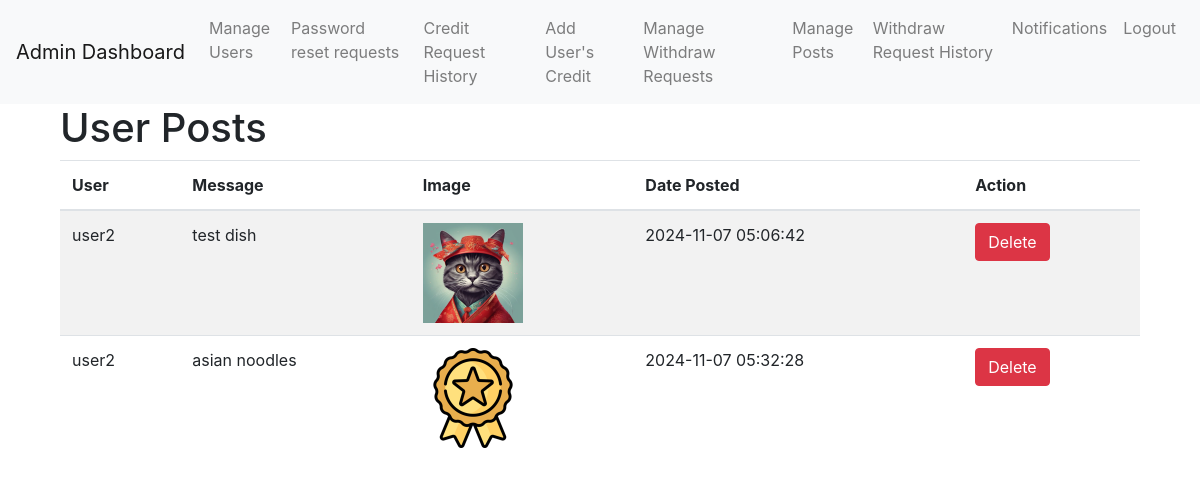
Page /admin/manage_posts (signed in) on the committed database.
### app/models.py (models this page shows, shortened)
class Post(db.Model):
    __tablename__ = 'post'
    id = db.Column(db.Integer, primary_key=True)
    image_file = db.Column(db.String(100), nullable=False)
    message = db.Column(db.Text, nullable=False)
    date_posted = db.Column(db.DateTime, nullable=False, default=db.func.current_timestamp())
    user_id = db.Column(db.Integer, db.ForeignKey('user.id', ondelete='CASCADE'), nullable=False)
    challenge_id = db.Column(db.Integer, db.ForeignKey('challenge.id'), nullable=True)
    user = db.relationship('User', backref='user_posts')

class User(db.Model, UserMixin):
    id = db.Column(db.Integer, primary_key=True)
    username = db.Column(db.String(20), unique=True, nullable=False)
    email = db.Column(db.String(120), unique=True, nullable=False)
    password = db.Column(db.String(60), nullable=False)
    role = db.Column(db.String(10), nullable=False, default='user')
    date_created = db.Column(db.DateTime, default=datetime.now(timezone.utc))
    completed_recipes = db.Column(db.Integer, default=0)
    recipes_created = db.Column(db.Integer, default=0)
    recipes_shared = db.Column(db.Integer, default=0)
    friends_connected = db.Column(db.Integer, default=0)
    shopping_lists_created = db.Column(db.Integer, default=0)
    conversion_tool_uses = db.Column(db.Integer, default=0)
    last_login = db.Column(db.DateTime, default=lambda: datetime.now(timezone.utc))
    credits = db.Column(db.Integer, default=0)
    tools = db.relationship('Tool', backref='owner', lazy=True, cascade="all, delete-orphan")
    posts = db.relationship('Post', backref='author', lazy=True, cascade="all, delete-orphan")
    created_challenges = db.relationship('Challenge', backref='creator', lazy=True, overlaps="challenge_creator,created_challenges")
    participated_challenges = db.relationship('ChallengeParticipant', backref='user_participation', lazy=True, overlaps="participant,challenges_participated")
    achievements = db.relationship('Achievement', backref='user', lazy=True, cascade="all, delete-orphan")

### app/admin_routes.py (the view, shortened to what this page needs)
@admin.route('/manage_posts', methods=['GET', 'POST'])
@login_required
def manage_posts():
    posts = Post.query.all()
    return render_template('admin_manage_posts.html', posts=posts)

### app/__init__.py (called while the page is built)
@login_manager.user_loader
def load_user(user_id):
    from app.models import User
    return User.query.get(int(user_id))

### app/templates/admin_manage_posts.html (shortened to what this page needs)
{% extends "admin_base.html" %}
{% block content %}
<div class="container">
    <h1>User Posts</h1>
    {% if posts %}
        <table class="table table-striped">
            <thead>
                <tr>
                    <th>User</th>
                    <th>Message</th>
                    <th>Image</th>
                    <th>Date Posted</th>
                    <th>Action</th>
                </tr>
            </thead>
            <tbody>
                {% for post in posts %}
                <tr>
                    <td>{{ post.user.username }}</td>
                    <td>{{ post.message }}</td>
                    <td>
                        {% if post.image_file %}
                            <img src="{{ url_for('static', filename='uploads/' ~ post.image_file) }}" alt="Post Image" style="max-width: 100px;">
                        {% else %}
                            No Image
                        {% endif %}
                    </td>
                    <td>{{ post.date_posted.strftime('%Y-%m-%d %H:%M:%S') }}</td>
                    <td>
                        <form method="POST" action="{{ url_for('admin.manage_posts') }}" onsubmit="return confirm('Are you sure you want to delete this post?');">
                            <button type="submit" class="btn btn-danger">Delete</button>
                        </form>
                    </td>
                </tr>
                {% endfor %}
            </tbody>
        </table>
    {% else %}
        <p>No posts available.</p>
    {% endif %}
</div>
{% endblock %}

### rows in the picture
Post: user.username "user2", message "test dish", image_file (picture), date_posted "2024-11-07 05:06:42"
Post: user.username "user2", message "asian noodles", image_file (picture), date_posted "2024-11-07 05:32:28"
